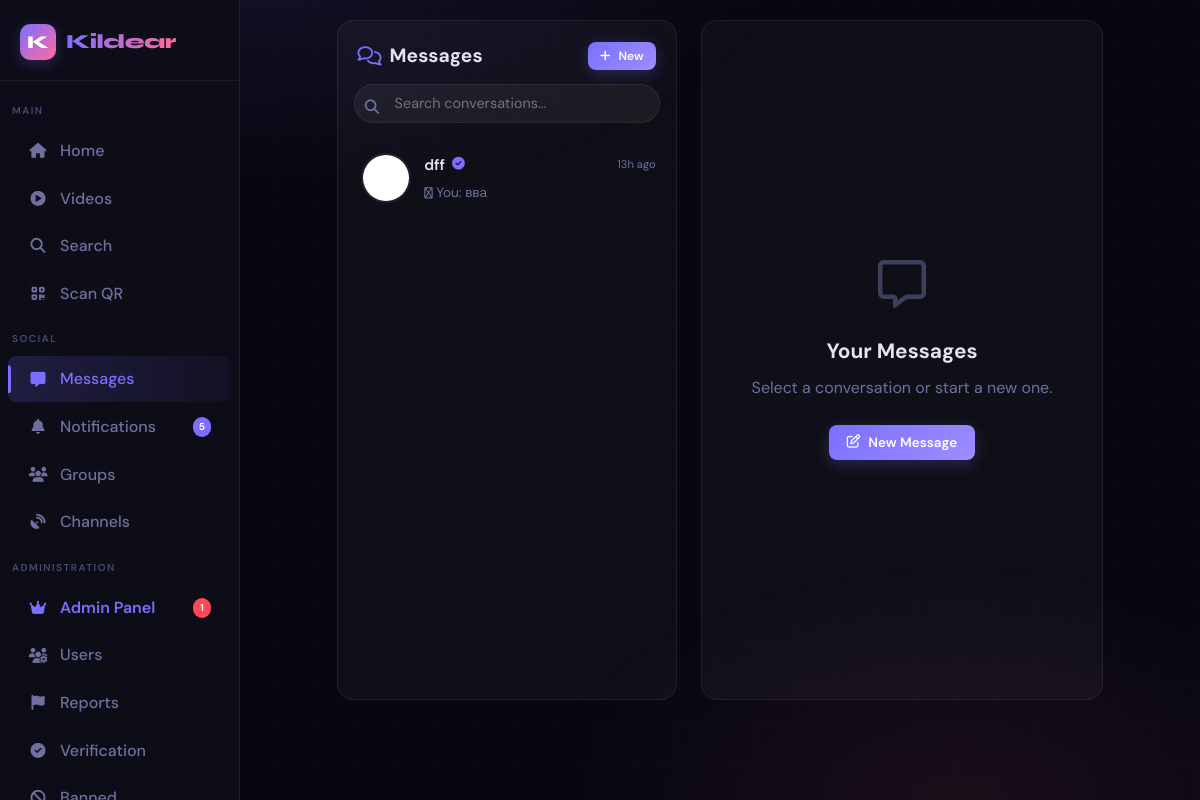
The page /chat (signed in) on the database its author committed.
### app.py (models this page shows, shortened)
class User(UserMixin, db.Model):
    id = db.Column(db.Integer, primary_key=True)
    username = db.Column(db.String(40), unique=True, nullable=False)
    email = db.Column(db.String(120), unique=True, nullable=False)
    password_hash = db.Column(db.String(256), nullable=False)
    display_name = db.Column(db.String(60), default="")
    bio = db.Column(db.String(500), default="")
    preset_avatar = db.Column(db.Integer, default=1)
    preset_cover = db.Column(db.Integer, nullable=True)
    website = db.Column(db.String(200), default="")
    location = db.Column(db.String(100), default="")
    accent_color = db.Column(db.String(7), default="#6c63ff")
    is_private = db.Column(db.Boolean, default=False)
    is_verified = db.Column(db.Boolean, default=False)
    is_banned = db.Column(db.Boolean, default=False)
    is_admin = db.Column(db.Boolean, default=False)
    is_online = db.Column(db.Boolean, default=False)
    last_seen = db.Column(db.DateTime, default=datetime.utcnow)
    created_at = db.Column(db.DateTime, default=datetime.utcnow)
    two_factor_enabled = db.Column(db.Boolean, default=False)
    two_factor_secret = db.Column(db.String(32), nullable=True)
    following = db.relationship(
        "User", secondary=follows,
        primaryjoin=follows.c.follower_id == id,
        secondaryjoin=follows.c.followed_id == id,
        backref=db.backref("followers", lazy="dynamic"),
        lazy="dynamic"
    )
    blocked_users = db.relationship(
        "User", secondary=blocks,
        primaryjoin=blocks.c.blocker_id == id,
        secondaryjoin=blocks.c.blocked_id == id,
        backref=db.backref("blocked_by", lazy="dynamic"),
        lazy="dynamic"
    )
    posts = db.relationship("Post", backref="author", lazy="dynamic", foreign_keys="Post.user_id")
    sent_msgs = db.relationship("Message", backref="sender", lazy="dynamic", foreign_keys="Message.sender_id")
    recv_msgs = db.relationship("Message", backref="receiver", lazy="dynamic", foreign_keys="Message.receiver_id")
    notifications = db.relationship("Notification", backref="recipient", lazy="dynamic",
                                    foreign_keys="Notification.user_id")
    comments = db.relationship("Comment", backref="author", lazy="dynamic")
    owned_groups = db.relationship("Group", backref="owner", lazy="dynamic")
    owned_channels = db.relationship("Channel", backref="owner", lazy="dynamic")
    login_history = db.relationship("LoginHistory", backref="user", lazy="dynamic")
    @property
    def avatar_url(self):
        if self.preset_avatar and self.preset_avatar in PRESET_AVATARS:
            return PRESET_AVATARS[self.preset_avatar]
        return PRESET_AVATARS[1]

class Message(db.Model):
    id = db.Column(db.Integer, primary_key=True)
    sender_id = db.Column(db.Integer, db.ForeignKey("user.id"), nullable=False)
    receiver_id = db.Column(db.Integer, db.ForeignKey("user.id"), nullable=False)
    content = db.Column(db.Text, default="")
    media_url = db.Column(db.String(300), default="")
    is_read = db.Column(db.Boolean, default=False)
    is_deleted = db.Column(db.Boolean, default=False)
    reply_to_id = db.Column(db.Integer, db.ForeignKey("message.id"), nullable=True)
    created_at = db.Column(db.DateTime, default=datetime.utcnow)
    replies = db.relationship("Message", backref=db.backref("reply_to", remote_side=[id]))

### app.py (the view)
@app.route("/chat")
@login_required
def chat_list():
    try:
        sent_to = db.session.query(Message.receiver_id).filter_by(sender_id=current_user.id).distinct()
        recv_from = db.session.query(Message.sender_id).filter_by(receiver_id=current_user.id).distinct()
        uid_set = {r[0] for r in sent_to} | {r[0] for r in recv_from}
        blocked_ids = [b.id for b in current_user.blocked_users]
        uid_set = uid_set - set(blocked_ids)
        partners = User.query.filter(User.id.in_(uid_set)).all()
        conversations = []
        for p in partners:
            last = (Message.query
                    .filter(or_(
                and_(Message.sender_id == current_user.id, Message.receiver_id == p.id),
                and_(Message.sender_id == p.id, Message.receiver_id == current_user.id)
            ))
                    .filter(Message.is_deleted == False)
                    .order_by(Message.created_at.desc()).first())
            unread = (Message.query
                      .filter_by(sender_id=p.id, receiver_id=current_user.id, is_read=False, is_deleted=False)
                      .count())
            voice_unread = VoiceMessage.query.filter_by(
                sender_id=p.id, receiver_id=current_user.id, is_read=False
            ).count()
            conversations.append({
                "user": p,
                "last": last,
                "unread": unread,
                "voice_unread": voice_unread
            })
        conversations.sort(key=lambda x: x["last"].created_at if x["last"] else datetime.min, reverse=True)
        return render_template("chat_list.html", conversations=conversations)
    except Exception as e:
        logger.error(f"Ошибка в chat_list: {e}")
        flash("Ошибка при загрузке чата", "error")
        return redirect(url_for("index"))

### app.py (called while the page is built)
@app.template_filter('timeago')
def timeago_filter(date):
    if not date:
        return 'recently'
    now = datetime.utcnow()
    diff = now - date
    if diff.days > 365:
        return f"{diff.days // 365}y ago"
    elif diff.days > 30:
        return f"{diff.days // 30}mo ago"
    elif diff.days > 0:
        return f"{diff.days}d ago"
    elif diff.seconds > 3600:
        return f"{diff.seconds // 3600}h ago"
    elif diff.seconds > 60:
        return f"{diff.seconds // 60}m ago"
    else:
        return "just now"

def get_client_ip():
    if request.headers.get('X-Forwarded-For'):
        return request.headers.get('X-Forwarded-For').split(',')[0].strip()
    return request.remote_addr or '0.0.0.0'

@app.before_request
def ddos_shield():
    ip = get_client_ip()
    if ip in _blocked_ips:
        abort(429)
    now = time.time()
    window = [t for t in _req_log[ip] if now - t < 10]
    window.append(now)
    _req_log[ip] = window
    if len(window) > 200:
        _blocked_ips.add(ip)
        app.logger.warning(f"[DDoS] Blocked IP: {ip}")
        abort(429)
    if request.content_length and request.content_length > app.config["MAX_CONTENT_LENGTH"]:
        abort(413)

@login_mgr.user_loader
def load_user(user_id):
    return db.session.get(User, int(user_id))

### templates/chat_list.html (shortened to what this page needs)
{% extends "base.html" %}
{% block content %}
<div class="messages-layout">
  <div class="conversations-panel card">
    <div class="conv-panel-header">
      <h2><i class="fa-regular fa-comments"></i> Messages</h2>
      <button class="btn btn-primary btn-sm" onclick="openNewMessageModal()">
        <i class="fa-solid fa-plus"></i> New
      </button>
    </div>
    <div class="conv-search-wrap">
      <i class="fa-solid fa-magnifying-glass conv-search-icon"></i>
      <input type="text" placeholder="Search conversations..." class="conv-search" id="convSearch" oninput="filterConvs(this.value)">
    </div>
    <div class="conv-list" id="convList">
      {% if conversations %}
        {% for convo in conversations %}
        <a href="{{ url_for('chat', username=convo.user.username) }}"
           class="conv-item {% if convo.unread > 0 %}unread{% endif %}"
           data-name="{{ convo.user.display_name or convo.user.username }}">
          <div class="conv-avatar-wrap">
            <img src="{{ convo.user.avatar or '/static/default_avatar.png' }}"
                 class="avatar avatar-md"
                 alt="{{ convo.user.username }}"
                 onerror="this.src='/static/default_avatar.png'">
          </div>
          <div class="conv-info">
            <div class="conv-name-row">
              <span class="conv-name">
                {{ convo.user.display_name or convo.user.username }}
                {% if convo.user.is_verified %}
                <i class="fa-solid fa-circle-check verified-icon"></i>
                {% endif %}
              </span>
              {% if convo.last %}
              <span class="conv-time">{{ convo.last.created_at|timeago }}</span>
              {% endif %}
            </div>
            <div class="conv-preview-row">
              {% if convo.last %}
                <span class="conv-preview">
                  {% if convo.last.sender_id == current_user.id %}
                    <i class="fa-regular fa-check" style="font-size: 0.7rem;"></i> You:
                  {% endif %}
                  {% if convo.last.content %}
                    {{ convo.last.content[:50] }}{% if convo.last.content|length > 50 %}…{% endif %}
                  {% elif convo.last.media_url %}
                    <i class="fa-regular fa-image"></i> Photo
                  {% endif %}
                </span>
              {% else %}
                <span class="conv-preview empty">No messages yet</span>
              {% endif %}
            </div>
          </div>
        </a>
        {% endfor %}
      {% else %}
        <div class="conv-empty">
          <div class="conv-empty-icon">💬</div>
          <p>No conversations yet</p>
          <button class="btn btn-primary btn-sm" onclick="openNewMessageModal()">Start a chat</button>
        </div>
      {% endif %}
    </div>
  </div>
  <div class="messages-empty-panel card">
    <div class="messages-empty-content">
      <div class="messages-empty-icon">
        <i class="fa-regular fa-message fa-3x"></i>
      </div>
      <h3>Your Messages</h3>
      <p>Select a conversation or start a new one.</p>
      <button class="btn btn-primary" onclick="openNewMessageModal()">
        <i class="fa-regular fa-pen-to-square"></i> New Message
      </button>
    </div>
  </div>
</div>
{% endblock %}

### templates/base.html (style rules this page uses)
:root { --bg: #07070f; --surface: #0f0f1a; --surface2: #161624; --card: rgba(255,255,255,0.035); --card-hover: rgba(255,255,255,0.06); --border: rgba(255,255,255,0.07); --border-hover: rgba(255,255,255,0.14); --primary: #7c6fff; --primary-glow: rgba(124,111,255,0.25); --secondary: #ff6b9d; --accent: #00d4ff; --success: #22d3a0; --danger: #ff4757; --warning: #ffb347; --text: #e4e4f0; --text-muted: #7070a0; --text-dim: #4a4a70; --font-head: 'Syne', sans-serif; --font-body: 'DM Sans', sans-serif; --radius: 14px; --radius-sm: 8px; --radius-lg: 20px; --shadow: 0 8px 32px rgba(0,0,0,0.45); --shadow-glow: 0 0 40px rgba(124,111,255,0.15); --nav-w: 240px; --transition: 0.18s ease; }
*, *::before, *::after { box-sizing: border-box; margin: 0; padding: 0; }
html { scroll-behavior: smooth; }
body { font-family: var(--font-body); background: var(--bg); color: var(--text); min-height: 100vh; line-height: 1.6; -webkit-font-smoothing: antialiased; overflow-x: hidden; }
a { color: inherit; text-decoration: none; }
img { max-width: 100%; display: block; }
button, input, textarea, select { font-family: inherit; font-size: inherit; }
body::before { content: ''; position: fixed; inset: 0; background: radial-gradient(ellipse 80% 60% at 20% -10%, rgba(124,111,255,0.12) 0%, transparent 60%), radial-gradient(ellipse 60% 50% at 80% 100%, rgba(255,107,157,0.08) 0%, transparent 60%), repeating-linear-gradient( 0deg, transparent, transparent 39px, rgba(255,255,255,0.012) 39px, rgba(255,255,255,0.012) 40px ), repeating-linear-gradient( 90deg, transparent, transparent 39px, rgba(255,255,255,0.012) 39px, rgba(255,255,255,0.012) 40px ); pointer-events: none; z-index: 0; }
.card { background: var(--card); border: 1px solid var(--border); border-radius: var(--radius); padding: 18px; transition: border-color var(--transition); }
.btn { display: inline-flex; align-items: center; justify-content: center; gap: 8px; padding: 9px 18px; border-radius: var(--radius-sm); font-weight: 600; font-size: 13.5px; cursor: pointer; transition: all var(--transition); border: none; white-space: nowrap; }
.btn-primary { background: linear-gradient(135deg, var(--primary), #9b8fff); color: #fff; box-shadow: 0 4px 16px var(--primary-glow); }
.btn-sm { padding: 6px 12px; font-size: 12px; }
.avatar { border-radius: 50%; object-fit: cover; border: 2px solid var(--border); flex-shrink: 0; }
.avatar-md { width: 52px; height: 52px; }
.verified-icon { color: var(--accent); font-size: 12px; margin-left: 3px; }

### rows shown on the page
User: user "dff", is_verified True (drawn)
Message: last.created_at "13h ago", last "вва"

### other values the page prints
{{ notif_count }} "5"
